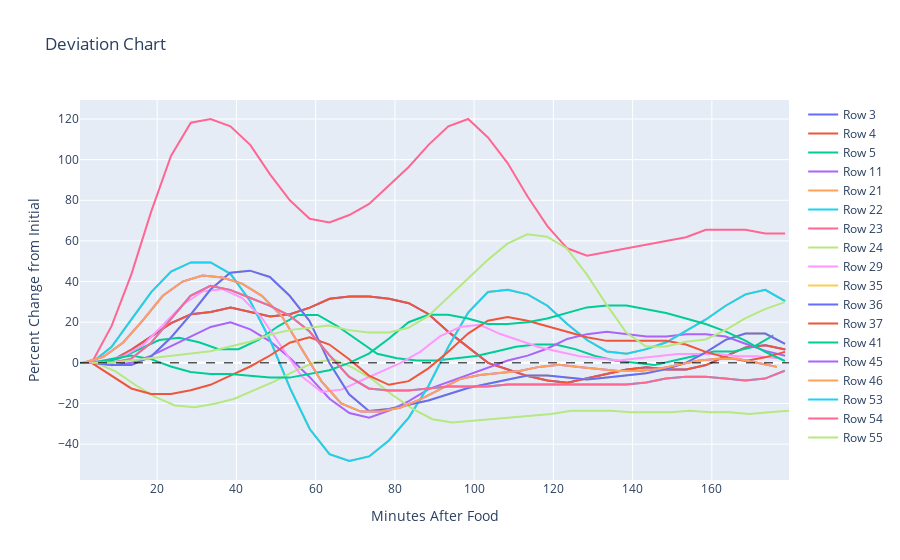

The notebook cell this image was saved under:
### Code cell
import pandas as pd
import plotly.graph_objects as go

# Assuming food_log_morning is your DataFrame with two columns:
# - 'minutes_after_food': each cell is a list/array of time strings formatted as '%H:%M:%S'
# - 'percent_change_initial': each cell is a list/array of floats

# Create a new Plotly figure
fig = go.Figure()

# Iterate over each row and add a trace for each deviation line
for idx, row in food_log_morning.iterrows():
    # Convert each time string to minutes
    times_in_minutes = [pd.to_timedelta(t).total_seconds() / 60 for t in row['minutes_after_food']]
    
    # Retrieve the percent change values
    percent_changes = row['percent_change_initial']
    
    # Add a trace for this row
    fig.add_trace(go.Scatter(
        x=times_in_minutes,
        y=percent_changes,
        mode='lines',
        name=f'Row {idx}'  # Use a different naming scheme if desired
    ))

# Add a horizontal zero line that spans the entire x-axis
fig.add_shape(
    type="line",
    x0=0, x1=1,  # x0 and x1 are in paper coordinates so the line spans the full width
    y0=0, y1=0,
    xref="paper",
    yref="y",
    line=dict(color="black", width=1, dash="dash")
)

# Update layout to add titles and axis labels
fig.update_layout(
    title="Deviation Chart",
    xaxis_title="Minutes After Food",
    yaxis_title="Percent Change from Initial"
)

# Display the plot
fig.show()
